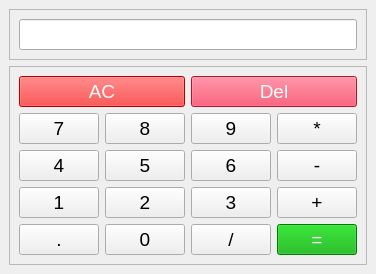
<?xml version="1.0" encoding="UTF-8"?>
<ui version="4.0">
 <class>MainWindow</class>
 <widget class="QMainWindow" name="MainWindow">
  <property name="geometry">
   <rect>
    <x>0</x>
    <y>0</y>
    <width>356</width>
    <height>272</height>
   </rect>
  </property>
  <property name="windowTitle">
   <string>Calculator</string>
  </property>
  <widget class="QWidget" name="centralwidget">
   <layout class="QVBoxLayout" name="verticalLayout">
    <item>
     <widget class="QFrame" name="top_frame">
      <property name="maximumSize">
       <size>
        <width>16777215</width>
        <height>80</height>
       </size>
      </property>
      <property name="frameShape">
       <enum>QFrame::StyledPanel</enum>
      </property>
      <property name="frameShadow">
       <enum>QFrame::Raised</enum>
      </property>
      <layout class="QHBoxLayout" name="horizontalLayout">
       <item>
        <widget class="QLineEdit" name="answer_box">
         <property name="font">
          <font>
           <pointsize>14</pointsize>
          </font>
         </property>
         <property name="alignment">
          <set>Qt::AlignRight|Qt::AlignTrailing|Qt::AlignVCenter</set>
         </property>
        </widget>
       </item>
      </layout>
     </widget>
    </item>
    <item>
     <widget class="QFrame" name="bottom_frame">
      <property name="frameShape">
       <enum>QFrame::StyledPanel</enum>
      </property>
      <property name="frameShadow">
       <enum>QFrame::Raised</enum>
      </property>
      <layout class="QGridLayout" name="gridLayout">
       <item row="0" column="0" colspan="2">
        <widget class="QPushButton" name="btn_all_clear">
         <property name="font">
          <font>
           <pointsize>14</pointsize>
          </font>
         </property>
         <property name="styleSheet">
          <string notr="true">background-color: rgb(255, 0, 0);
color: rgb(255, 255, 255);</string>
         </property>
         <property name="text">
          <string>AC</string>
         </property>
        </widget>
       </item>
       <item row="0" column="2" colspan="2">
        <widget class="QPushButton" name="btn_clear">
         <property name="font">
          <font>
           <pointsize>14</pointsize>
          </font>
         </property>
         <property name="styleSheet">
          <string notr="true">background-color: rgb(255, 25, 67);
color: rgb(255, 255, 255);</string>
         </property>
         <property name="text">
          <string>Del</string>
         </property>
        </widget>
       </item>
       <item row="1" column="0">
        <widget class="QPushButton" name="btn_7">
         <property name="font">
          <font>
           <pointsize>14</pointsize>
          </font>
         </property>
         <property name="text">
          <string>7</string>
         </property>
        </widget>
       </item>
       <item row="1" column="1">
        <widget class="QPushButton" name="btn_8">
         <property name="font">
          <font>
           <pointsize>14</pointsize>
          </font>
         </property>
         <property name="text">
          <string>8</string>
         </property>
        </widget>
       </item>
       <item row="1" column="2">
        <widget class="QPushButton" name="btn_9">
         <property name="font">
          <font>
           <pointsize>14</pointsize>
          </font>
         </property>
         <property name="text">
          <string>9</string>
         </property>
        </widget>
       </item>
       <item row="1" column="3">
        <widget class="QPushButton" name="btn_mul">
         <property name="font">
          <font>
           <pointsize>14</pointsize>
          </font>
         </property>
         <property name="text">
          <string>*</string>
         </property>
        </widget>
       </item>
       <item row="2" column="0">
        <widget class="QPushButton" name="btn_4">
         <property name="font">
          <font>
           <pointsize>14</pointsize>
          </font>
         </property>
         <property name="text">
          <string>4</string>
         </property>
        </widget>
       </item>
       <item row="2" column="1">
        <widget class="QPushButton" name="btn_5">
         <property name="font">
          <font>
           <pointsize>14</pointsize>
          </font>
         </property>
         <property name="text">
          <string>5</string>
         </property>
        </widget>
       </item>
       <item row="2" column="2">
        <widget class="QPushButton" name="btn_6">
         <property name="font">
          <font>
           <pointsize>14</pointsize>
          </font>
         </property>
         <property name="text">
          <string>6</string>
         </property>
        </widget>
       </item>
       <item row="2" column="3">
        <widget class="QPushButton" name="btn_minus">
         <property name="font">
          <font>
           <pointsize>14</pointsize>
          </font>
         </property>
         <property name="text">
          <string>-</string>
         </property>
        </widget>
       </item>
       <item row="3" column="0">
        <widget class="QPushButton" name="btn_1">
         <property name="font">
          <font>
           <pointsize>14</pointsize>
          </font>
         </property>
         <property name="text">
          <string>1</string>
         </property>
        </widget>
       </item>
       <item row="3" column="1">
        <widget class="QPushButton" name="btn_2">
         <property name="font">
          <font>
           <pointsize>14</pointsize>
          </font>
         </property>
         <property name="text">
          <string>2</string>
         </property>
        </widget>
       </item>
       <item row="3" column="2">
        <widget class="QPushButton" name="btn_3">
         <property name="font">
          <font>
           <pointsize>14</pointsize>
          </font>
         </property>
         <property name="text">
          <string>3</string>
         </property>
        </widget>
       </item>
       <item row="3" column="3">
        <widget class="QPushButton" name="btn_plus">
         <property name="font">
          <font>
           <pointsize>14</pointsize>
          </font>
         </property>
         <property name="text">
          <string>+</string>
         </property>
        </widget>
       </item>
       <item row="4" column="0">
        <widget class="QPushButton" name="btn_dot">
         <property name="font">
          <font>
           <pointsize>14</pointsize>
          </font>
         </property>
         <property name="text">
          <string>.</string>
         </property>
        </widget>
       </item>
       <item row="4" column="1">
        <widget class="QPushButton" name="btn_0">
         <property name="font">
          <font>
           <pointsize>14</pointsize>
          </font>
         </property>
         <property name="text">
          <string>0</string>
         </property>
        </widget>
       </item>
       <item row="4" column="2">
        <widget class="QPushButton" name="btn_div">
         <property name="font">
          <font>
           <pointsize>14</pointsize>
          </font>
         </property>
         <property name="text">
          <string>/</string>
         </property>
        </widget>
       </item>
       <item row="4" column="3">
        <widget class="QPushButton" name="btn_equal">
         <property name="font">
          <font>
           <pointsize>14</pointsize>
          </font>
         </property>
         <property name="styleSheet">
          <string notr="true">background-color: rgb(0, 170, 0);
color: rgb(255, 255, 255);</string>
         </property>
         <property name="text">
          <string>=</string>
         </property>
        </widget>
       </item>
      </layout>
     </widget>
    </item>
   </layout>
  </widget>
 </widget>
 <resources/>
 <connections/>
</ui>
